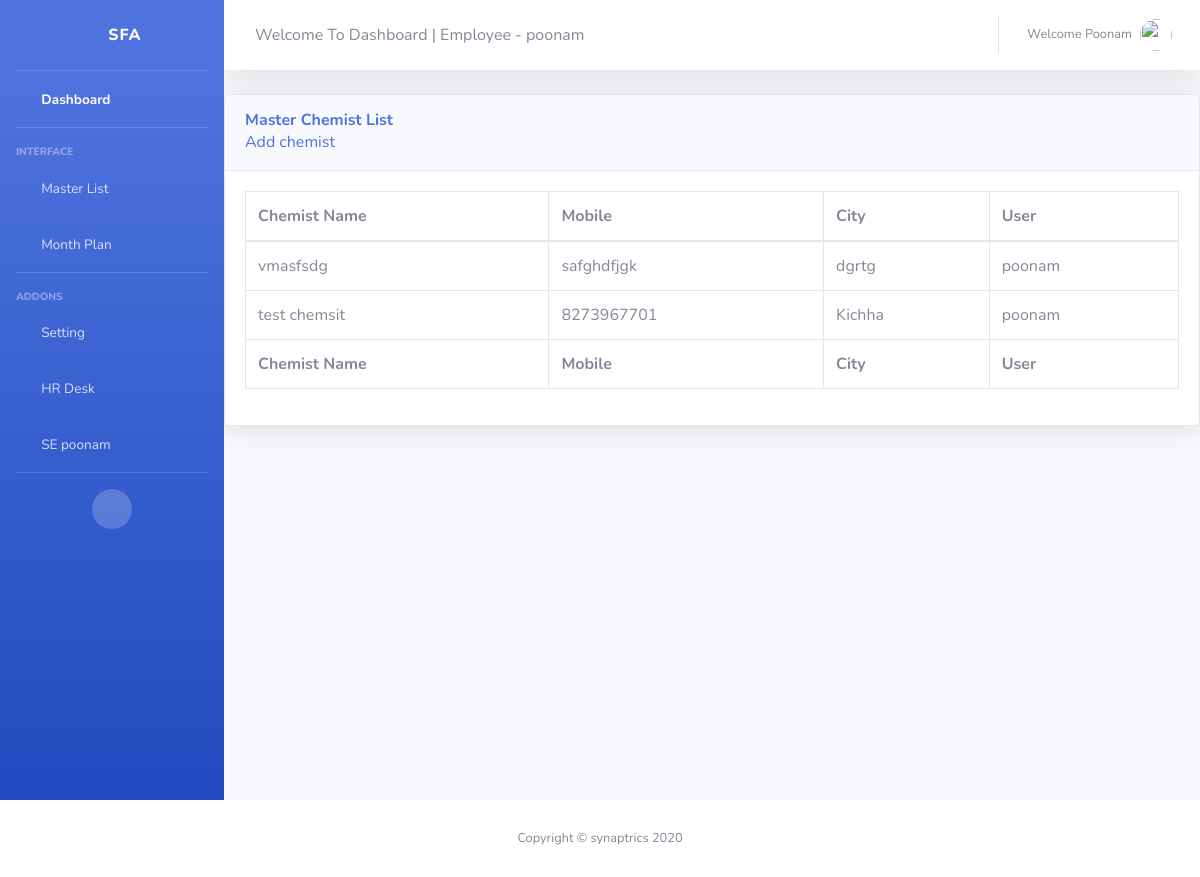
The page /report/chemistlist/ (signed in) on the database its author committed.
### accounts/models.py (models this page shows)
class User(AbstractUser):
	is_se = models.BooleanField(default = False)
	is_abm = models.BooleanField(default = False)
	is_rbm = models.BooleanField(default = False)
	is_zbm = models.BooleanField(default = False)
	is_admin = models.BooleanField(default = False)
	username = models.CharField(max_length = 15,unique=True)
	first_name = models.CharField(max_length = 15)
	last_name = models.CharField(max_length = 15)
	email = models.EmailField()
	mobile_number = models.CharField(max_length = 15 ,null = True , blank = True)

### report/models.py (models this page shows, shortened)
class ChemistMasterList(models.Model):
	is_approved = models.BooleanField(default = False)
	is_rejected = models.BooleanField(default = False)
	chemist_name 		= models.CharField(max_length = 100)
	city 			= models.CharField(max_length = 100)
	mobile = models.CharField(max_length = 10)
	user 			= models.ForeignKey(User, on_delete= models.CASCADE)

### report/views.py (the view)
# urls.py: path('chemistlist/', views.AllChemistList , name = 'chemistlist' ),
def AllChemistList(request):
	chemistlist = ChemistMasterList.objects.filter( user = request.user)
	return render(request,"../templates/report/allchemistlist.html",{"chemistlist":chemistlist})

### report/templates/report/allchemistlist.html (shortened to what this page needs)
{% extends 'report/main3.html'%}
{% load crispy_forms_tags %}
{% block content %}
          <div class="card shadow mb-4">
            <div class="card-header py-3">
              <h6 class="m-0 font-weight-bold text-primary">Master Chemist List </h6>
              <a href="{% url 'masterchemlist' %}"> Add chemist</a>
            </div>
            <div class="card-body">
              <div class="table-responsive">
                <table class="table table-bordered" id="dataTable" width="100%" cellspacing="0">
                  <thead>
                    <tr>
                      <th>Chemist Name</th>
                      <th>Mobile</th>
                      <th>City</th>
                      <th>User</th>
                    </tr>
                  </thead>
                  <tfoot>
                    <tr>
                         <th>Chemist Name</th>
                      <th>Mobile</th>
                      <th>City</th>
                      <th>User</th>
                    </tr>
                  </tfoot>
                  <tbody>
                      {% for chemist in chemistlist %}
                          <tr>
                           <td> {{ chemist.chemist_name }}</td>
                          <td> {{ chemist.mobile }}</td>
                          <td> {{ chemist.city }}</td>
                          <td> {{ chemist.user }}</td>
                          </tr>
                        {% endfor %}
                  </tbody>
                </table>
              </div>
            </div>
          </div>
        </div>
</div>
{% endblock content %}

### report/templates/report/main3.html (shortened to what this page needs)
{% load static %}
<!DOCTYPE html>
<html lang="en">
<head>
  <link href="{% static 'report/vendor/fontawesome-free/css/all.min.css' %} " rel="stylesheet" type="text/css">
  <link href="{% static 'report/css/sb-admin-2.min.css' %}" rel="stylesheet">
</head>
<body id="page-top">
  <div id="wrapper">
    <ul class="navbar-nav bg-gradient-primary sidebar sidebar-dark accordion" id="accordionSidebar">
      <a class="sidebar-brand d-flex align-items-center justify-content-center" href="{% url 'home'%}">
        <div class="sidebar-brand-icon rotate-n-15">
          <i class="fas fa-laugh-wink"></i>
        </div>
        <div class="sidebar-brand-text mx-3">SFA  <sup></sup></div>
      </a>
      <hr class="sidebar-divider my-0">
      <li class="nav-item active">
        <a class="nav-link" href="{% url 'report-home'%}">
          <i class="fas fa-fw fa-tachometer-alt"></i>
          <span>Dashboard</span></a>
      </li>
      <hr class="sidebar-divider">
      <div class="sidebar-heading">
        Interface
      </div>
      <li class="nav-item">
        <a class="nav-link collapsed" href="#" data-toggle="collapse" data-target="#collapseTwo" aria-expanded="true" aria-controls="collapseTwo">
          <i class="fas fa-fw fa-cog"></i>
          <span>Master List</span>
        </a>
      </li>
      <li class="nav-item">
        <a class="nav-link collapsed" href="#" data-toggle="collapse" data-target="#collapseUtilities" aria-expanded="true" aria-controls="collapseUtilities">
          <i class="fas fa-fw fa-wrench"></i>
          <span>Month Plan</span>
        </a>
      </li>
      <hr class="sidebar-divider">
      <div class="sidebar-heading">
        Addons
      </div>
      <li class="nav-item">
        <a class="nav-link collapsed" href="#" data-toggle="collapse" data-target="#collapsePages" aria-expanded="true" aria-controls="collapsePages">
          <i class="fas fa-fw fa-folder"></i>
          <span style="text-transform: capitalize;">Setting</span>
        </a>
      </li>
      <li class="nav-item">
        <a class="nav-link" href="{% url 'direct-hr'%}">
          <i class="fas fa-fw fa-chart-area"></i>
          <span>HR Desk</span></a>
      </li>
 {% if user.is_authenticated %}
              {% if user.is_se %}
                        <li class="nav-item">
                            <a class="nav-link" href="{% url 'se_profile' %}">
                              <i class="fas fa-fw fa-chart-area"></i>
                              <span>SE {{user.username}}</span></a>
                          </li>
              {% elif user.is_abm %}
                        <li class="nav-item">
                            <a class="nav-link" href="{% url 'abm_profile' %}">
                              <i class="fas fa-fw fa-chart-area"></i>
                              <span>ABM {{user.username}}</span></a>
                          </li>
              {% elif user.is_zbm %}
                          <li class="nav-item">
                            <a class="nav-link" href="{% url 'zbm_profile' %}">
                              <i class="fas fa-fw fa-chart-area"></i>
                              <span>ZBM {{user.username}}</span></a>
                          </li>
              {% elif user.is_rbm %}
                    <li class="nav-item">
                            <a class="nav-link" href="{% url 'rbm_profile' %}">
                              <i class="fas fa-fw fa-chart-area"></i>
                              <span>RBM {{user.username}}</span></a>
                          </li>
              {% else %}
              <li class="nav-item" style="padding-left: 20px;">
                  <a class="nav-link" href="#" style="font-size: 10px; text-transform :capitalize;">Profile {{ user.username }}</a>
                </li>
              {% endif %}
  {% endif %}
      <hr class="sidebar-divider d-none d-md-block">
      <div class="text-center d-none d-md-inline">
        <button class="rounded-circle border-0" id="sidebarToggle"></button>
      </div>
    </ul>
    <div id="content-wrapper" class="d-flex flex-column">
      <div id="content">
        <nav class="navbar navbar-expand navbar-light bg-white topbar mb-4 static-top shadow">
          <form class="d-none d-sm-inline-block form-inline mr-auto ml-md-3 my-2 my-md-0 mw-100 navbar-search">
            <div class="input-group">
              <div class="input-group-append">
                Welcome To Dashboard | Employee  -  {{user.username}}
              </div>
            </div>
          </form>
          <ul class="navbar-nav ml-auto">
            <li class="nav-item dropdown no-arrow">
              <a class="nav-link dropdown-toggle" href="#" id="userDropdown" role="button" data-toggle="dropdown" aria-haspopup="true" aria-expanded="false">
                <span class="mr-2 d-none d-lg-inline text-gray-600 small" style="text-transform: capitalize;">Welcome {{user.username}}</span>
                <img class="img-profile rounded-circle" src="https://source.unsplash.com/QAB-WJcbgJk/60x60">
              </a>
            </li>
          </ul>
        </nav>
          {%  block content %}
      </div>
      <footer class="sticky-footer bg-white">
        <div class="container my-auto">
          <div class="copyright text-center my-auto">
            <span>Copyright &copy; synaptrics 2020</span>
          </div>
        </div>
      </footer>
</body>
</html>

### rows shown on the page
User: username "poonam", username "Poonam"
ChemistMasterList: chemist_name "vmasfsdg", mobile "safghdfjgk", city "dgrtg", user "poonam"
ChemistMasterList: chemist_name "test chemsit", mobile "8273967701", city "Kichha", user "poonam"
